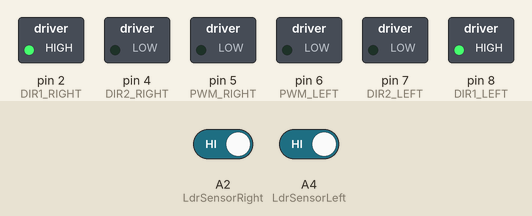
Recording of a sketch running on a simulated Arduino Uno, built for the host (arithmetic inside an expression is 32-bit, double 64-bit). Parts: switched loads named in the sketch (green lamp = pin HIGH). Inputs (shaded band) come from the test bench; at power-on: A2 (LdrSensorRight) HIGH, A4 (LdrSensorLeft) HIGH.

Above: at 0.1 s.
At 1.2 s:
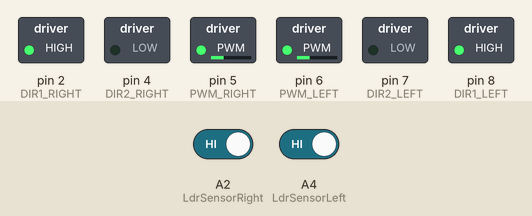
Timing chart, 0 to 0.1 s (numbered marks = the images above; inputs shaded):
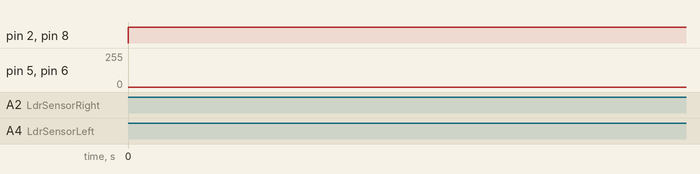

The sketch:

f.ino
```cpp
#include<math.h>
//定义引脚
const int DIR1_RIGHT = 2;  //右电机前
const int DIR2_RIGHT = 4;  //右电机后

const int DIR1_LEFT = 8;  //左电机前
const int DIR2_LEFT = 7;  //左电机后

const int PWM_LEFT = 6;  //左电机调速
const int PWM_RIGHT = 5;  //右电机调速

const int LdrSensorLeft=A4;//左边寻光
const int LdrSensorRight=A2;//右边寻光

int LdrSersorLeftValue ; //光敏电阻采集的数据变量
int LdrSersorRightValue ;

void setup() {
  //设置电机输出
  pinMode(DIR1_RIGHT, OUTPUT);
  pinMode(DIR2_RIGHT, OUTPUT);
  pinMode(DIR1_LEFT, OUTPUT);
  pinMode(DIR2_LEFT, OUTPUT);
  pinMode(PWM_LEFT, OUTPUT);
  pinMode(PWM_RIGHT, OUTPUT);
  //寻光传感器输入
  pinMode(LdrSensorLeft,INPUT);
  pinMode(LdrSensorRight,INPUT);
  //初始设置为高电平
  digitalWrite(LdrSensorLeft,HIGH);
  digitalWrite(LdrSensorRight,HIGH);
}
//电机运动
void motorsWrite(int speedLeft,int speedRight)
{
  digitalWrite(PWM_LEFT,speedLeft);//速度赋值
  digitalWrite(PWM_RIGHT,speedRight);
  if(speedRight>0)
  {
    digitalWrite(DIR1_RIGHT, 1);
    digitalWrite(DIR2_RIGHT, 0);
  }
  else
  {
    digitalWrite(DIR1_RIGHT, 0);
    digitalWrite(DIR2_RIGHT, 1);
  }
  analogWrite(PWM_RIGHT, abs(speedRight));//光强度改变速度
  if(speedLeft > 0)
  {
    digitalWrite(DIR1_LEFT,1);
    digitalWrite(DIR2_LEFT,0);
  }
  else
  {
    digitalWrite(DIR1_LEFT,0);
    digitalWrite(DIR2_LEFT,1);
  }
  analogWrite(PWM_LEFT, abs(speedLeft));
}
//左转
void motorLeft()
{
   motorsWrite(0,80);
}
//右转
void motorRight()
{
  motorsWrite(80,0);
}
//停止
void stopMotor()
{
  motorsWrite(0,0);
}
void loop(){
  //遇到光线,寻光模块的指示灯灭,端口电平为HIGH
  //未遇光线,寻光模块的指示灯亮,端口电平为LOW
  LdrSersorRightValue = digitalRead(LdrSensorRight);
  LdrSersorLeftValue  = digitalRead(LdrSensorLeft);

  if(LdrSersorLeftValue==HIGH && LdrSersorRightValue==HIGH)
  {
    motorsWrite(80,80);//两侧均有光时信号为HIGH，小车前进
  }
  else if(LdrSersorLeftValue == HIGH && LdrSersorRightValue == LOW)
  {
motorLeft();//左边探测到有光，向左转
}
  else if(LdrSersorRightValue == HIGH && LdrSersorLeftValue == LOW)
  {
    motorRight();//右边探测到有光，向右转
  }
  else
  {
    stopMotor();//停止
  }
}
```
